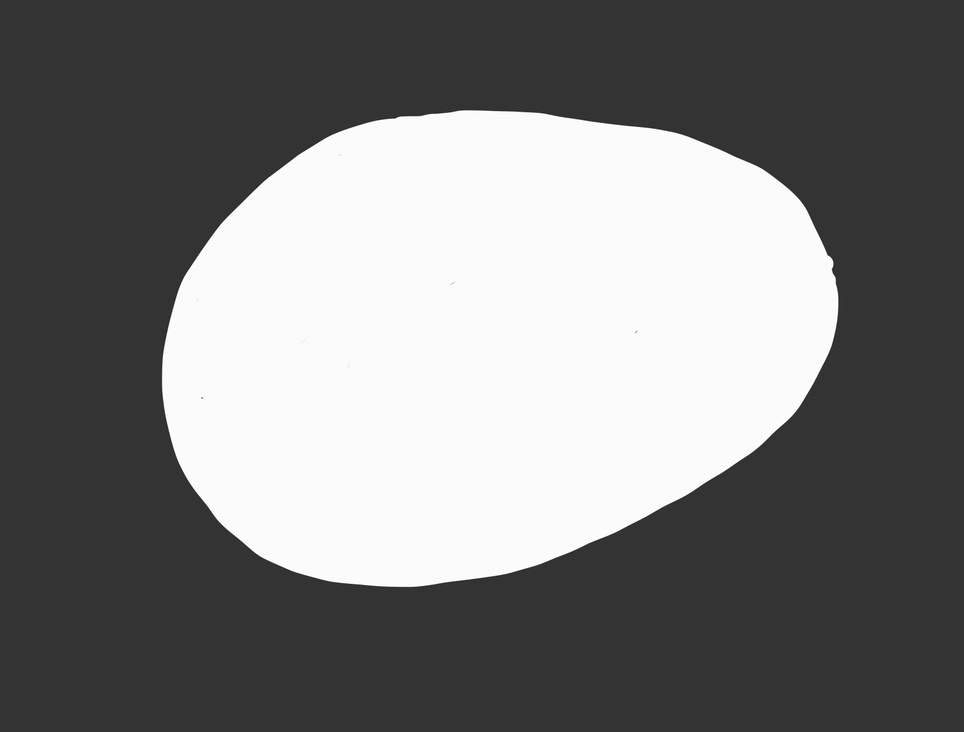
#> input picture Practice data/IMG_1485.jpg, 964 x 732 px, shrunk from 1639 x 1245 before the run, found by its file name
$ python Active_contours.py   (older library calls are emulated)
#> lines starting #> are read from the running program, lines starting #| are printed output that depends on the picture; after the words box and inside, x2 and y2 are one past the last pixel; in counts of white or black regions, pixels touching at a corner belong together
import cv2
import numpy as np
from skimage.segmentation import active_contour

# Load the grayscale image
image = cv2.imread('/Users/oscarliss/Desktop/LSSOSC001_MEC4128S/Practice data/IMG_1485.jpg', cv2.IMREAD_GRAYSCALE)
#> image is the input picture: shape (732, 964); min 31, max 255, mean 121.7

# Perform K-means clustering to segment the image into 3 clusters
criteria = (cv2.TERM_CRITERIA_EPS + cv2.TERM_CRITERIA_MAX_ITER, 100, 0.2)
k = 3
pixel_values = np.float32(image.reshape(-1, 1))
_, labels, centers = cv2.kmeans(pixel_values, k, None, criteria, 10, cv2.KMEANS_RANDOM_CENTERS)
#> centers = [251.7, 154, 51.29]

# Convert labels to image shape
clustered_image = labels.reshape(image.shape).astype(np.uint8)
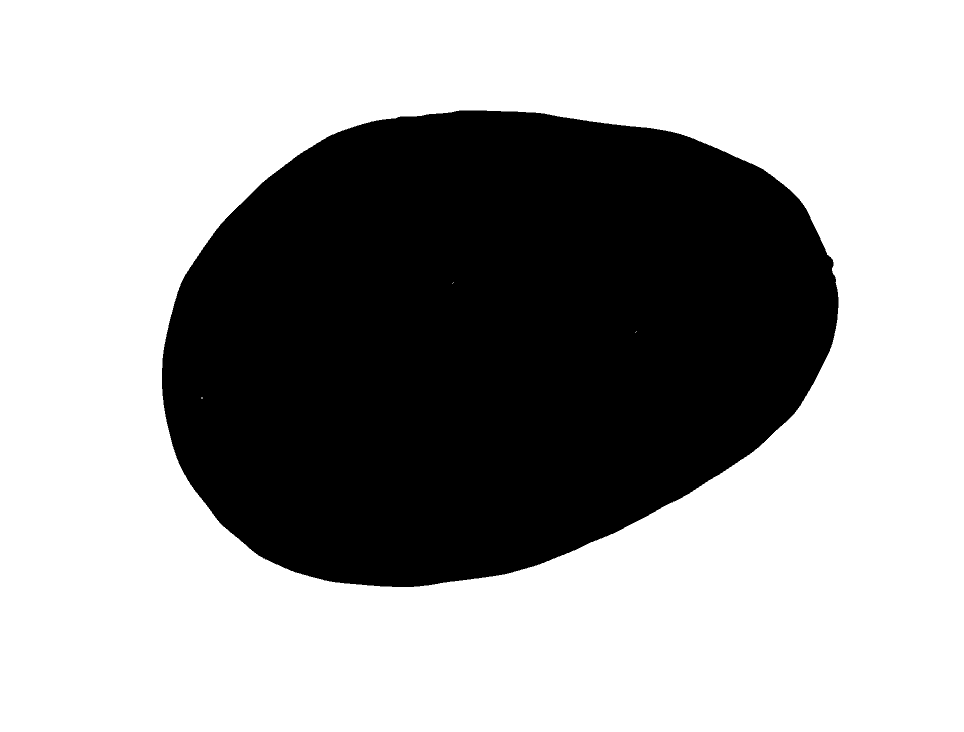
#> clustered_image: shape (732, 964); min 0, max 2, mean 1.29; drawn with min black and max white

# Create a binary ice image where dark ice and light ice are 1, and open water is 0
binary_ice_image = np.zeros_like(clustered_image)
binary_ice_image[(clustered_image == 1) | (clustered_image == 2)] = 1
binary_ice_image2 = np.zeros_like(clustered_image)
binary_ice_image2[(clustered_image == 1) | (clustered_image == 2)] = 255

cv2.imshow('bin ice image', binary_ice_image2)

# Invert the binary ice image to measure distance from ice to open water
inverted_binary_ice_image = 1 - binary_ice_image

# Perform distance transform with "City Block" (L1) distance metric on the inverted binary ice image
distance_transform = cv2.distanceTransform(binary_ice_image, cv2.DIST_L1, 3, dstType=cv2.CV_32F)

cv2.imshow('distance', distance_transform)
# Define a threshold for merging seeds (Tseed)
Tseed = 4  # Adjust this threshold as needed


# Find regional maxima and merge them
def merge_maxima(distance_transform, Tseed):
#> called with Tseed = 4
    maxima = np.zeros_like(distance_transform)
    h, w = distance_transform.shape

    for i in range(h):
        for j in range(w):
            if distance_transform[i, j] >= Tseed:
                maxima[i, j] = 1

    return maxima


merged_maxima = merge_maxima(distance_transform, Tseed)


# Find seeds (centers of regional maxima and merged regions)
def find_seeds(merged_maxima):
    _, labels, stats, centroids = cv2.connectedComponentsWithStats(merged_maxima.astype(np.uint8))
    seeds = []

    for i in range(1, len(stats)):  # Skip background label 0
        x, y = int(centroids[i][0]), int(centroids[i][1])
        value = distance_transform[y, x]
        seeds.append((x, y, value))

    return seeds


seeds = find_seeds(merged_maxima)

# Generate circular contours around each seed
contours = []
for seed in seeds:
    x, y, value = seed
    radius = value / np.sqrt(2)
    contour = []
    for angle in range(0, 360, 5):  # Adjust the step size as needed
        x_contour = int(x + radius * np.cos(np.radians(angle)))
        y_contour = int(y + radius * np.sin(np.radians(angle)))
        contour.append([x_contour, y_contour])
    contours.append(np.array(contour, dtype=np.int32))

# Convert contours to the format suitable for GVF snake (list of lists of points)
snake_contours = [contour.tolist() for contour in contours]

# Create a list to hold the corrected contours
corrected_contours = []

# Convert each contour to the correct format
for contour_points in snake_contours:
    corrected_contours.append(np.array(contour_points, dtype=np.int32))

# Convert corrected_contours to a single NumPy array
snake_corrected_contours = np.vstack(corrected_contours)

# Perform active contour with GVF snake
snake = active_contour(image, snake_corrected_contours, alpha=0.1, beta=10, gamma=0.001, w_line=0, w_edge=300, max_num_iter=100, convergence=0.1, boundary_condition='periodic')
#> snake = 72 pairs, first value 478 to 478, second value 379 to 379

# Display the result with seeds, corrected contours, and active contour
result_image = cv2.cvtColor(image, cv2.COLOR_GRAY2BGR)
for seed in seeds:
    x, y, _ = seed
    cv2.circle(result_image, (x, y), 5, (0, 0, 255), -1)
#> result_image: shape (732, 964, 3); 0.01% of pixels changed, all inside (x1, y1, x2, y2) = (473, 374, 484, 385)
for contour in corrected_contours:
    cv2.polylines(result_image, [contour], isClosed=True, color=(0, 255, 0), thickness=1)
#> result_image: shape (732, 964, 3); mean B, G, R 121.7, 121.7, 121.7
cv2.polylines(result_image, [snake.astype(np.int32)], isClosed=True, color=(255, 0, 0), thickness=1)
#> result_image: shape (732, 964, 3); mean B, G, R 121.7, 121.7, 121.7

# display the number of contours on the image
cv2.putText(result_image, str("Number of seeds = " + str(len(corrected_contours))),(50,100),cv2.FONT_HERSHEY_SIMPLEX,0.8,(255,0,0))
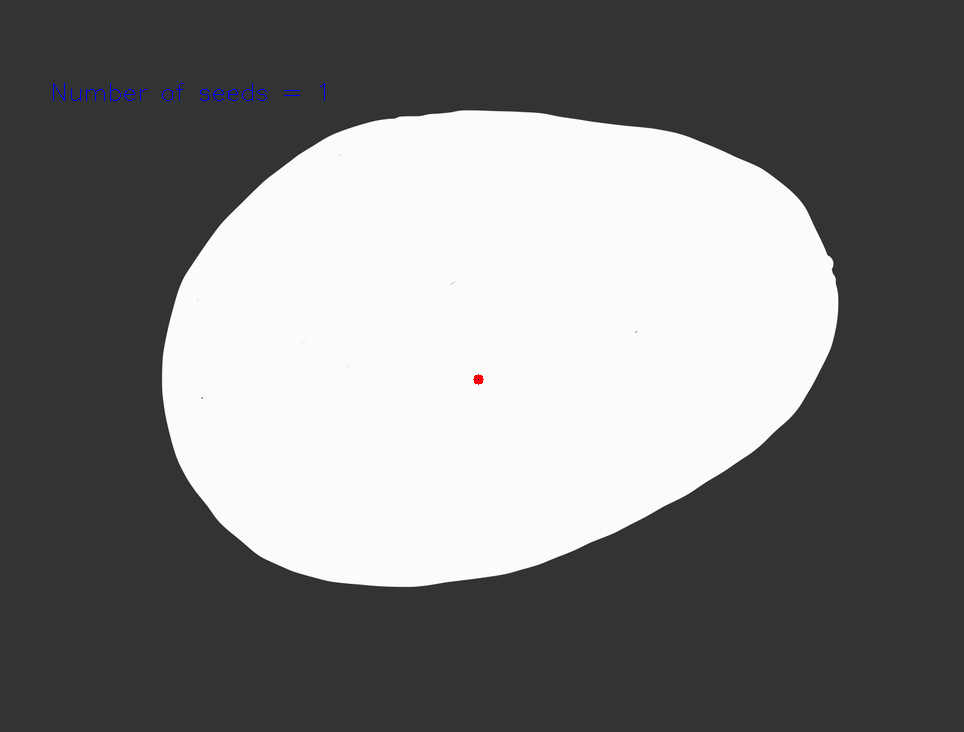
#> result_image: shape (732, 964, 3); mean B, G, R 121.9, 121.7, 121.7

# Display the result
cv2.imshow('Result with Seeds and Contours', result_image)
cv2.waitKey(0)
cv2.destroyAllWindows()

$ run again, with Practice data/ice_test.jpg copied over Practice data/IMG_1485.jpg
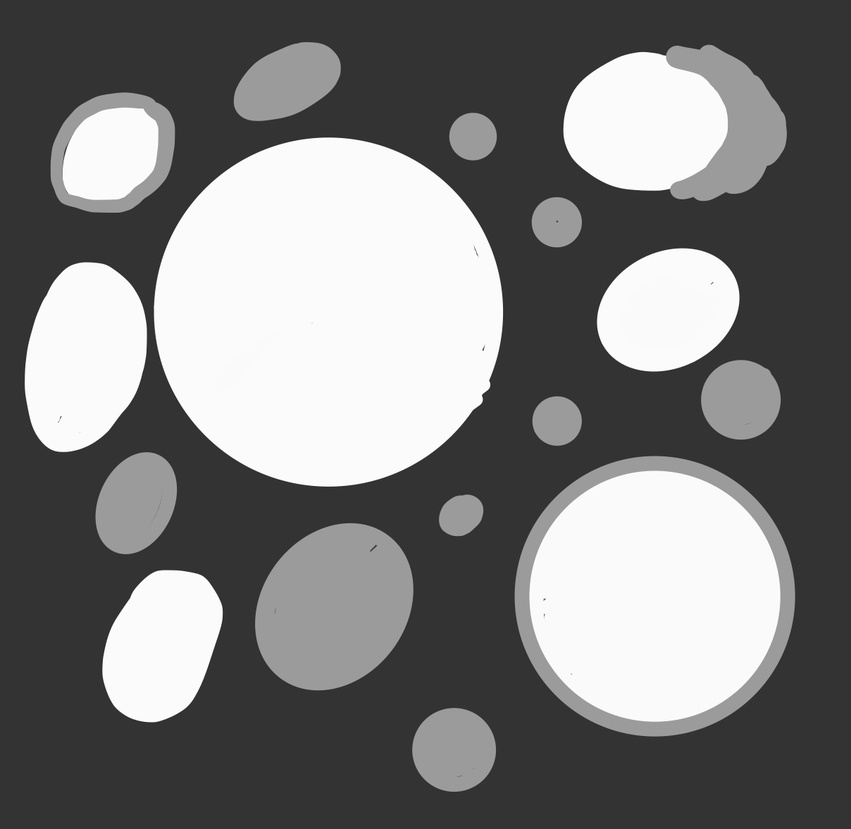
#> input picture Practice data/ice_test.jpg, 851 x 829 px, shrunk from 1208 x 1177 before the run, found by its file name
#> image is the input picture: shape (829, 851); min 31, max 255, mean 123
#> centers = [51.34, 154.6, 250.5]
#> `cv2.imshow('bin ice image', binary_ice_image2)`:
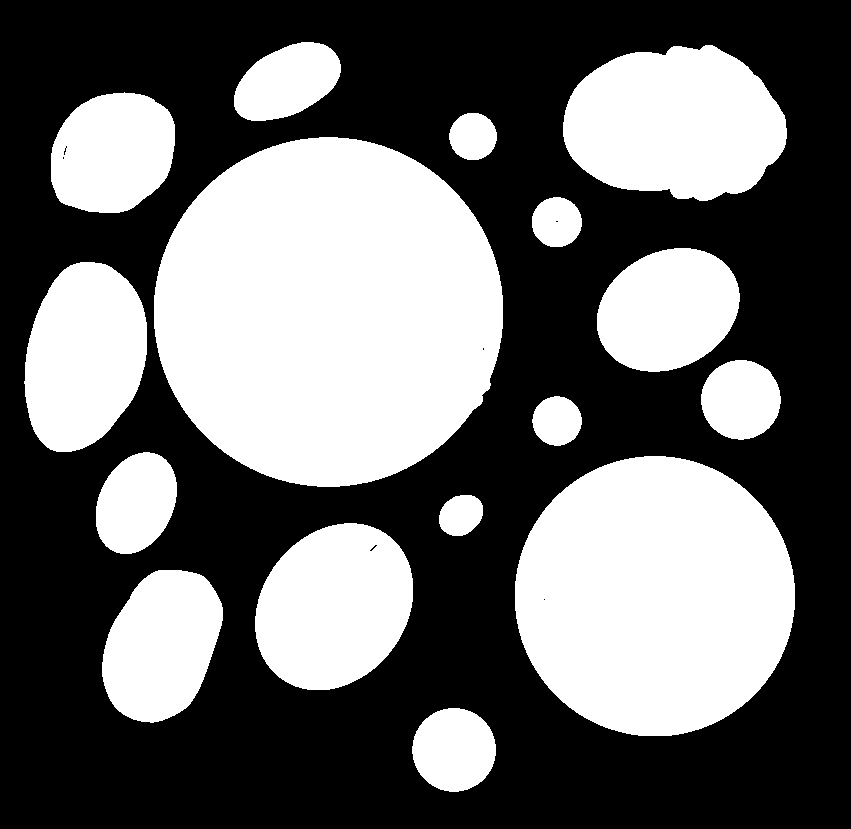
#> window 'bin ice image': shape (829, 851); 41.4% white; 16 white regions, largest, box (x1, y1, x2, y2) and area: (154, 137, 503, 487) 96076, (515, 456, 795, 736) 61768, (563, 45, 787, 201) 26742
#> snake = 1152 pairs, first value 5 to 768, second value 40 to 778
#> `cv2.putText(result_image, str("Number of seeds = " + str(len(corrected..`:
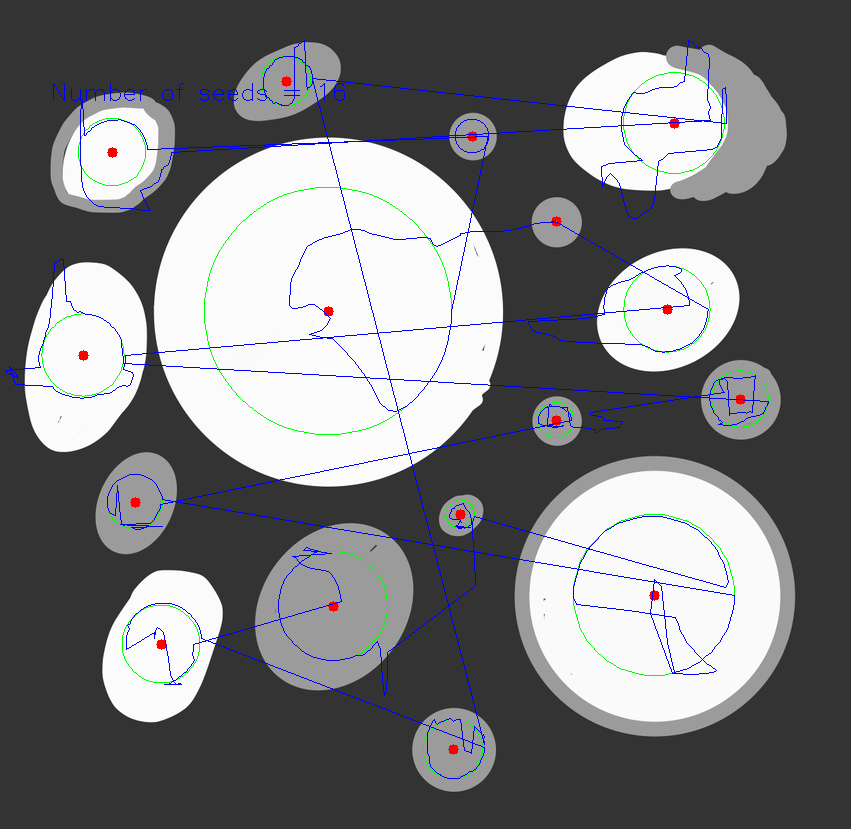
#> result_image: shape (829, 851, 3); mean B, G, R 123.2, 120.2, 119.7
